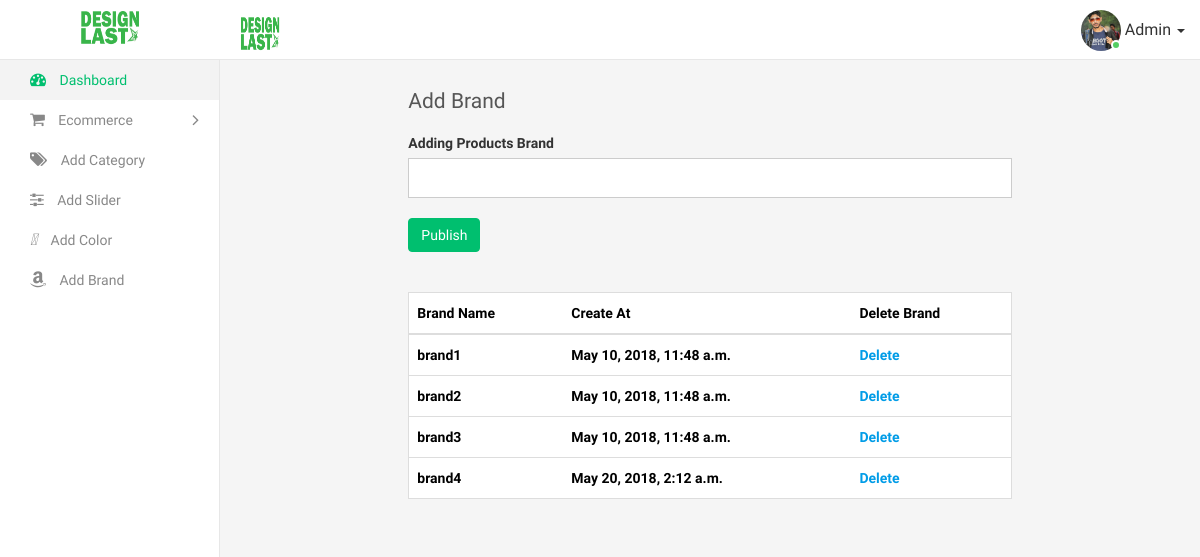
The page /add-brand/ (signed in) on the database as committed earlier.
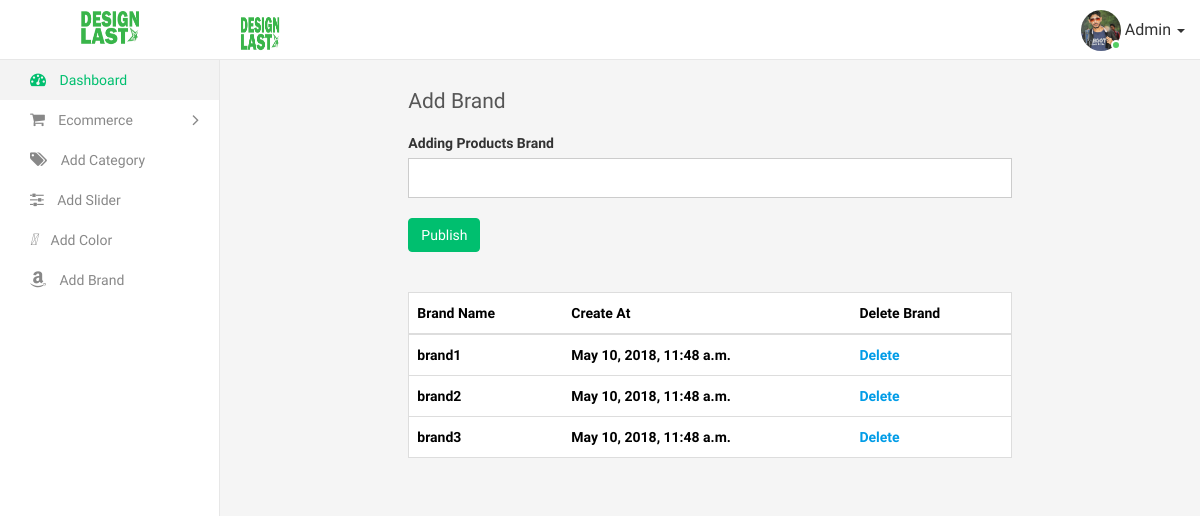
The same page on the database as committed later.
### shopapp/models.py (models this page shows, shortened)
class Brand(models.Model):
    name = models.CharField(max_length = 20, unique = True)
    create_at = models.DateTimeField(auto_now = True, auto_now_add = False)

### shopapp/views.py (the view, shortened to what this page needs)
# urls.py: path('add-brand/', adding_brand_views, name = 'adding_brand_views'),
def adding_brand_views(request):
    if request.user.is_authenticated:
        brand_obj = Brand.objects.all()
        form = AddingBrand_Form()
        context = {
            'form' : form,
            'brand_obj' : brand_obj
        }
        template_name = 'admin/brand.html'
        return render(request, template_name, context)
    else:
        return redirect(login_views)

### shopapp/form.py
class AddingBrand_Form(forms.ModelForm):
    class Meta:
        model = Brand
        fields = ('__all__')
        widgets = {
            'name' : TextInput(attrs={'class': 'form-control'})
        }

### templates/admin/brand.html (shortened to what this page needs)
{% extends 'app/base_admin.html' %}
{% load static %}
{% block body %}
<div class="page-wrapper">
    <div class="content container-fluid">
        <div class="row">
            <div class="col-md-8 col-md-offset-2">
                <h4 class="page-title">Add Brand</h4>
            </div>
        </div>
        <div class="row">
            <div class="col-md-8 col-md-offset-2">
                <form method="POST">
                    <div class="form-group">
                        <label>Adding Products Brand</label>
                        <div>
                            {{form.name}}
                        </div>
                    </div>
                    <div class="m-t-20">
                        <button class="btn btn-primary btn-md">Publish</button>
                    </div>
                </form>
                <br/>
                <br/>
                <div class="table-responsive">
                  <table class="table table-border custom-table m-b-0">
                    <thead>
                      <tr>
                        <th>Brand Name</th>
                        <th>Create At</th>
                        <th>Delete Brand</th>
                      </tr>
                    </thead>
                    <tbody>
                      {% if brand_obj %}
                      {% for brand in brand_obj %}
                      <tr>
                        <th>{{brand.name}}</th>
                        <th>{{brand.create_at}}</th>
                        <th><a href="{% url 'deleteBrand_views' brand.id %}">Delete</a></th>
                      </tr>
                      {% endfor %}
                      {% endif %}
                    </tbody>
                  </table>
                </div>
            </div>
        </div>
    </div>
</div>
{% endblock %}

Rows that differ between the two databases and show on the page:
removed Brand: name "brand4", create_at "May 20, 2018, 2:12 a.m."
